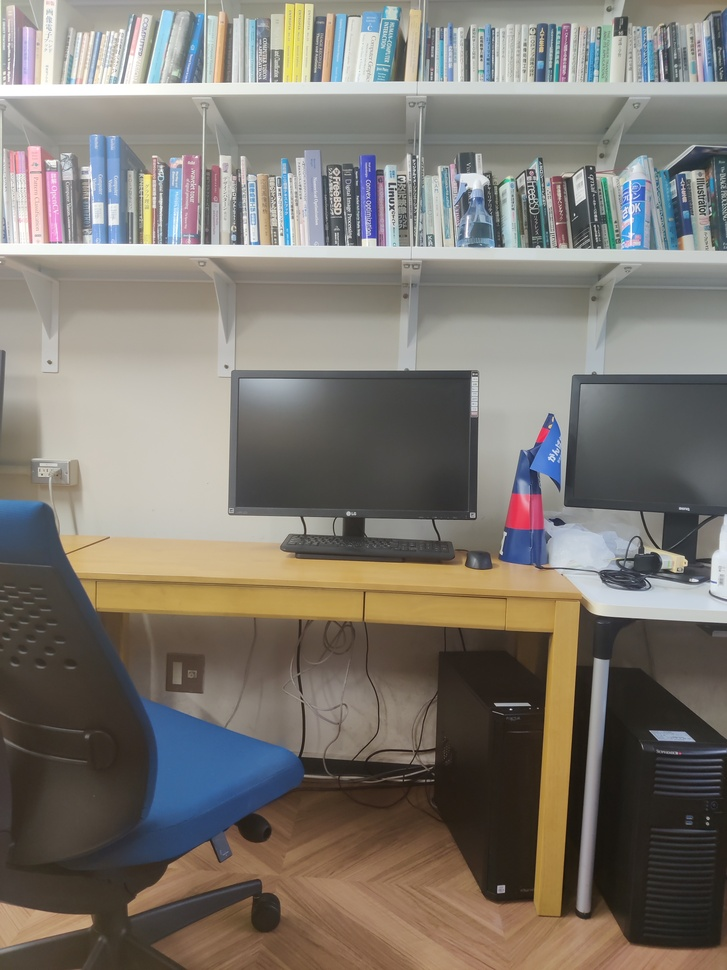
//> input picture images/3/Overlap2/IMG_0.jpg, 727 x 970 px, shrunk from 3000 x 4000 before the run; its folder holds 4 pictures in this run
$ ./rep3   (built with g++ and OpenCV 4)
//> lines starting //> are read from the running program, lines starting //| are printed output that depends on the picture; after the words box and inside, x2 and y2 are one past the last pixel; in counts of white or black regions, pixels touching at a corner belong together
#include <iostream>
#include <vector>
#include <string>
#include <filesystem>

#include <Eigen/Core>
#include <Eigen/Dense>

#include "opencv2/opencv.hpp"

#include <opencv2/features2d.hpp>
#include <opencv2/imgproc.hpp>
#include <opencv2/highgui.hpp>

int main(int argc, char *argv[])
{

    std::string folderPath = "./images/3/Overlap2"; // Path to the folder with images of the same panorama

    std::vector<std::string> imagePaths;

    // Create viewer
    cv::namedWindow("Image", cv::WINDOW_NORMAL);
    cv::resizeWindow("Image", 800, 600);
    cv::namedWindow("Warped translation", cv::WINDOW_NORMAL);
    cv::resizeWindow("Warped translation", 800, 600);
    cv::namedWindow("Warped similarity", cv::WINDOW_NORMAL);
    cv::resizeWindow("Warped similarity", 800, 600);

    // Read all images from folder
    for (const auto &entry : std::filesystem::directory_iterator(folderPath))
    {
        if (entry.path().extension() == ".jpg" || entry.path().extension() == ".png")
        {
            imagePaths.push_back(entry.path());
        }
    }

    // create vectors to store images
    std::vector<cv::Mat> images;
    std::vector<cv::Mat> imagesWithFeatures;                // images with features drawn on them (for visualization)
    std::vector<std::vector<cv::KeyPoint>> imagesKeypoints; // keypoints for each image
    std::vector<cv::Mat> imagesDescriptors;                 // descriptors for each image

    // create AKAZE detector, descriptor extractor. Other are possible
    cv::Ptr<cv::AKAZE> akaze = cv::AKAZE::create();

    // detect keypoints and compute descriptors for each image
    for (int i = 0; i < imagePaths.size(); i++)
    {
        cv::Mat img = cv::imread(imagePaths[i]);
//> img is the input picture: 970 rows x 727 cols, CV_8UC3; mean B, G, R 112.7, 120.5, 125.8

        cv::Mat imgWithFeatures = img.clone();

        std::vector<cv::KeyPoint> keypoints;
        cv::Mat descriptors;

        akaze->detectAndCompute(img, cv::noArray(), keypoints, descriptors);
//> keypoints = 1242 keypoints; strongest (x, y, size): (474, 182, 16.1), (580, 196, 8.1), (356, 240, 8.1), (579, 194, 11.4)

        imagesKeypoints.push_back(keypoints);
//> imagesKeypoints = 1 item
        imagesDescriptors.push_back(descriptors);
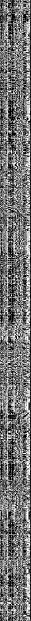
//> imagesDescriptors[0]: 1242 rows x 61 cols, CV_8UC1 (shown at 1/2 size); min 0, max 255, mean 116.3

        // draw keypoints on image
        for (int j = 0; j < keypoints.size(); j++)
        {
            cv::circle(imgWithFeatures, keypoints[j].pt, 5, cv::Scalar(0, 255, 0), -1);
        }
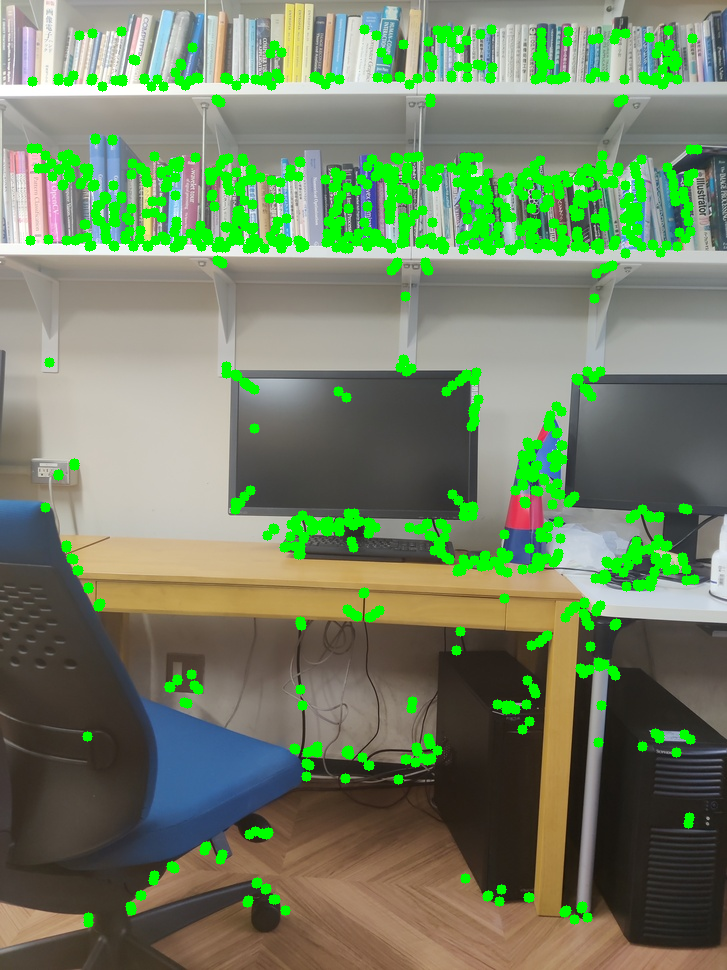
//> imgWithFeatures: 970 rows x 727 cols, CV_8UC3; 9.09% of pixels changed, all inside (x1, y1, x2, y2) = (25, 24, 703, 928)

        // draw image number on image, should be resize on low quality images
        cv::rectangle(imgWithFeatures, cv::Point(0, 0), cv::Point(400, 400), cv::Scalar(0, 0, 0), -1);
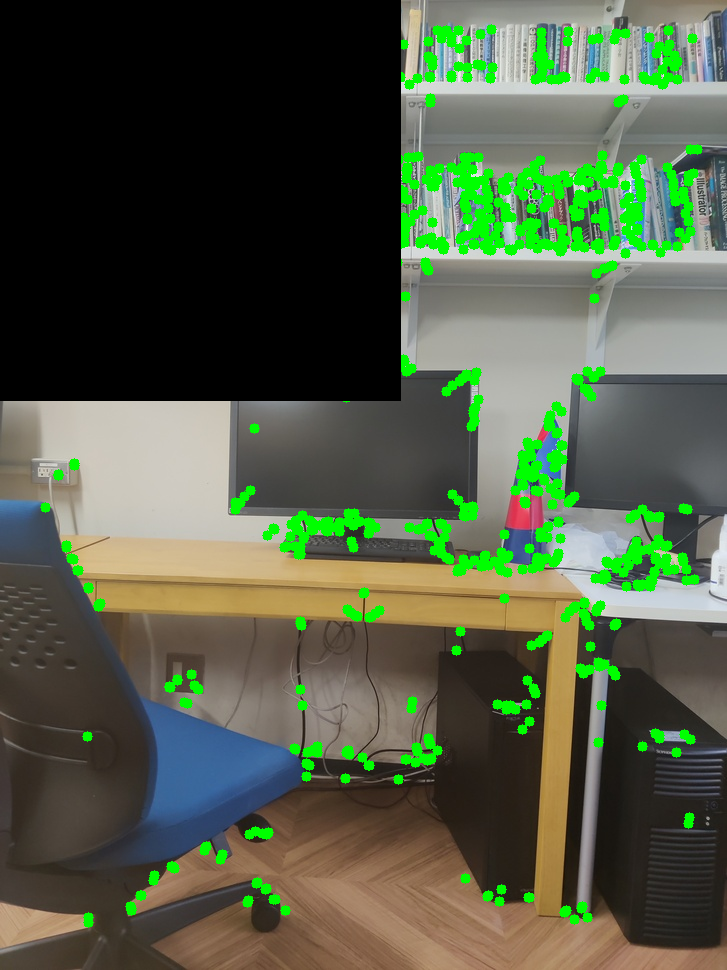
//> imgWithFeatures: 970 rows x 727 cols, CV_8UC3; mean B, G, R 68.4, 91.2, 80.4
        cv::putText(imgWithFeatures, std::to_string(i), cv::Point(100, 300), cv::FONT_HERSHEY_SIMPLEX, 10, cv::Scalar(255, 255, 255), 5);
//> imgWithFeatures: 970 rows x 727 cols, CV_8UC3; 0.58% of pixels changed, all inside (x1, y1, x2, y2) = (127, 87, 274, 304)

        images.push_back(img);
        imagesWithFeatures.push_back(imgWithFeatures);

        cv::imshow("Image", imgWithFeatures);

        std::string res_path = folderPath + "/results/" + "features_" + std::to_string(i) + ".png";
        cv::imwrite(res_path, imgWithFeatures);
        cv::waitKey(10);
    }

    // create brute force matcher
    cv::BFMatcher matcher(cv::NORM_HAMMING);

    // create table for matches, given the fact that matches are computed just one time, we store them in a partcular vector
    // for example for 3 input images :
    // std::vector<std::vector<cv::KeyPoint>> matched1_all = {matched1_01, matched1_02, matched1_12} so nn_mathes_table = {0, 1, 2,    0, 0, 3,    0, 0, 0}
    cv::Mat nn_matches_table = cv::Mat::zeros(images.size(), images.size(), CV_32S);
    cv::Mat nn_matches_number = cv::Mat::zeros(images.size(), images.size(), CV_32S);

    std::vector<std::vector<std::vector<cv::DMatch>>> nn_matches_all;

    std::vector<std::vector<cv::KeyPoint>> matched1_all, matched2_all, inliers1_all, inliers2_all;

    std::vector<std::vector<cv::DMatch>> good_matches_all;

    for (int i = 0; i < images.size(); i++)
    {
        for (int j = i + 1; j < images.size(); j++)
        {
            std::cout << "Matching images " << i << " and " << j << std::endl;

            std::vector<std::vector<cv::DMatch>> nn_matches;
            matcher.knnMatch(imagesDescriptors[i], imagesDescriptors[j], nn_matches, 2);
            nn_matches_all.push_back(nn_matches);
            nn_matches_table.at<int>(i, j) = nn_matches_all.size();
            nn_matches_table.at<int>(j, i) = nn_matches_all.size();

            std::vector<cv::KeyPoint> matched1, matched2, inliers1, inliers2;
            std::vector<cv::DMatch> good_matches;

            for (size_t k = 0; k < nn_matches.size(); k++)
            {
                cv::DMatch first = nn_matches[k][0];
                float dist1 = nn_matches[k][0].distance;
                float dist2 = nn_matches[k][1].distance;

                matched1.push_back(imagesKeypoints[i][first.queryIdx]);
                matched2.push_back(imagesKeypoints[j][first.trainIdx]);

                if (dist1 < 0.5f * dist2)
                {
                    int new_i = static_cast<int>(inliers1.size());
                    inliers1.push_back(matched1[k]);
                    inliers2.push_back(matched2[k]);
                    good_matches.push_back(cv::DMatch(new_i, new_i, 0));
                }
            }
            matched1_all.push_back(matched1);
            matched2_all.push_back(matched2);
            inliers1_all.push_back(inliers1);
            inliers2_all.push_back(inliers2);

            good_matches_all.push_back(good_matches);
        }
    }
//> (the rest of the program and of its run is left out)
